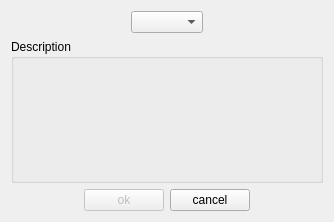
<?xml version="1.0" encoding="UTF-8"?>
<ui version="4.0">
 <class>NewProfile</class>
 <widget class="QDialog" name="NewProfile">
  <property name="geometry">
   <rect>
    <x>0</x>
    <y>0</y>
    <width>334</width>
    <height>222</height>
   </rect>
  </property>
  <property name="windowTitle">
   <string>New profile</string>
  </property>
  <property name="styleSheet">
   <string notr="true">#NewProfile{background-image: url(:/images/background.png);}
</string>
  </property>
  <layout class="QVBoxLayout" name="verticalLayout">
   <item>
    <layout class="QHBoxLayout" name="horizontalLayout_2">
     <item>
      <spacer name="horizontalSpacer_3">
       <property name="orientation">
        <enum>Qt::Horizontal</enum>
       </property>
       <property name="sizeHint" stdset="0">
        <size>
         <width>40</width>
         <height>20</height>
        </size>
       </property>
      </spacer>
     </item>
     <item>
      <widget class="QComboBox" name="comboBox"/>
     </item>
     <item>
      <spacer name="horizontalSpacer_4">
       <property name="orientation">
        <enum>Qt::Horizontal</enum>
       </property>
       <property name="sizeHint" stdset="0">
        <size>
         <width>40</width>
         <height>20</height>
        </size>
       </property>
      </spacer>
     </item>
    </layout>
   </item>
   <item>
    <widget class="QGroupBox" name="groupBox">
     <property name="styleSheet">
      <string notr="true">#groupBox{background-image: url(:/images/light-white.png);}
</string>
     </property>
     <property name="title">
      <string>Description</string>
     </property>
     <layout class="QVBoxLayout" name="verticalLayout_2">
      <item>
       <widget class="QLabel" name="description"/>
      </item>
      <item>
       <spacer name="verticalSpacer">
        <property name="orientation">
         <enum>Qt::Vertical</enum>
        </property>
        <property name="sizeHint" stdset="0">
         <size>
          <width>20</width>
          <height>40</height>
         </size>
        </property>
       </spacer>
      </item>
     </layout>
    </widget>
   </item>
   <item>
    <layout class="QHBoxLayout" name="horizontalLayout">
     <item>
      <spacer name="horizontalSpacer">
       <property name="orientation">
        <enum>Qt::Horizontal</enum>
       </property>
       <property name="sizeHint" stdset="0">
        <size>
         <width>40</width>
         <height>20</height>
        </size>
       </property>
      </spacer>
     </item>
     <item>
      <widget class="QPushButton" name="ok">
       <property name="enabled">
        <bool>false</bool>
       </property>
       <property name="text">
        <string>ok</string>
       </property>
      </widget>
     </item>
     <item>
      <widget class="QPushButton" name="pushButton_2">
       <property name="text">
        <string>cancel</string>
       </property>
      </widget>
     </item>
     <item>
      <spacer name="horizontalSpacer_2">
       <property name="orientation">
        <enum>Qt::Horizontal</enum>
       </property>
       <property name="sizeHint" stdset="0">
        <size>
         <width>40</width>
         <height>20</height>
        </size>
       </property>
      </spacer>
     </item>
    </layout>
   </item>
  </layout>
 </widget>
 <resources/>
 <connections/>
</ui>
